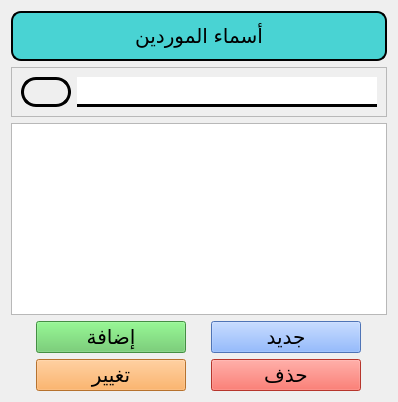
        <widget class="QWidget" name="tabWidget_5Page3">
         <attribute name="title">
          <string>أسماء الموردين</string>
         </attribute>
         <layout class="QVBoxLayout" name="verticalLayout_6">
          <item>
           <widget class="QLabel" name="label_6">
            <property name="minimumSize">
             <size>
              <width>0</width>
              <height>50</height>
             </size>
            </property>
            <property name="font">
             <font>
              <pointsize>15</pointsize>
              <bold>false</bold>
             </font>
            </property>
            <property name="styleSheet">
             <string notr="true">border:2px solid black;
background-color: rgb(73, 211, 211);
border-radius:10px</string>
            </property>
            <property name="frameShape">
             <enum>QFrame::Shape::WinPanel</enum>
            </property>
            <property name="frameShadow">
             <enum>QFrame::Shadow::Plain</enum>
            </property>
            <property name="lineWidth">
             <number>3</number>
            </property>
            <property name="text">
             <string>أسماء الموردين</string>
            </property>
            <property name="alignment">
             <set>Qt::AlignmentFlag::AlignCenter</set>
            </property>
           </widget>
          </item>
          <item>
           <widget class="QFrame" name="frame_18">
            <property name="frameShape">
             <enum>QFrame::Shape::StyledPanel</enum>
            </property>
            <property name="frameShadow">
             <enum>QFrame::Shadow::Raised</enum>
            </property>
            <layout class="QHBoxLayout" name="horizontalLayout_16">
             <item>
              <widget class="QLabel" name="fr_nb">
               <property name="minimumSize">
                <size>
                 <width>50</width>
                 <height>0</height>
                </size>
               </property>
               <property name="maximumSize">
                <size>
                 <width>16777215</width>
                 <height>50</height>
                </size>
               </property>
               <property name="font">
                <font>
                 <pointsize>15</pointsize>
                 <bold>false</bold>
                </font>
               </property>
               <property name="styleSheet">
                <string notr="true">border: 3px solid black; 
border-radius: 15px</string>
               </property>
               <property name="text">
                <string/>
               </property>
              </widget>
             </item>
             <item>
              <widget class="QLineEdit" name="fr_ent">
               <property name="minimumSize">
                <size>
                 <width>300</width>
                 <height>30</height>
                </size>
               </property>
               <property name="font">
                <font>
                 <pointsize>15</pointsize>
                 <bold>false</bold>
                </font>
               </property>
               <property name="layoutDirection">
                <enum>Qt::LayoutDirection::RightToLeft</enum>
               </property>
               <property name="styleSheet">
                <string notr="true">border: 3px solid black;
border-left: none;
border-right: none;
border-top: none 
</string>
               </property>
               <property name="alignment">
                <set>Qt::AlignmentFlag::AlignLeading|Qt::AlignmentFlag::AlignLeft|Qt::AlignmentFlag::AlignVCenter</set>
               </property>
              </widget>
             </item>
            </layout>
           </widget>
          </item>
          <item>
           <widget class="QListWidget" name="fr_list">
            <property name="minimumSize">
             <size>
              <width>0</width>
              <height>0</height>
             </size>
            </property>
            <property name="font">
             <font>
              <pointsize>15</pointsize>
              <bold>true</bold>
             </font>
            </property>
            <property name="layoutDirection">
             <enum>Qt::LayoutDirection::RightToLeft</enum>
            </property>
            <property name="alternatingRowColors">
             <bool>true</bool>
            </property>
           </widget>
          </item>
          <item>
           <widget class="QFrame" name="frame_11">
            <property name="frameShape">
             <enum>QFrame::Shape::NoFrame</enum>
            </property>
            <property name="frameShadow">
             <enum>QFrame::Shadow::Raised</enum>
            </property>
            <layout class="QHBoxLayout" name="horizontalLayout_8">
             <property name="spacing">
              <number>0</number>
             </property>
             <property name="leftMargin">
              <number>0</number>
             </property>
             <property name="topMargin">
              <number>0</number>
             </property>
             <property name="rightMargin">
              <number>0</number>
             </property>
             <property name="bottomMargin">
              <number>0</number>
             </property>
             <item>
              <widget class="QPushButton" name="fr_add_btn">
               <property name="minimumSize">
                <size>
                 <width>100</width>
                 <height>30</height>
                </size>
               </property>
               <property name="maximumSize">
                <size>
                 <width>150</width>
                 <height>16777215</height>
                </size>
               </property>
               <property name="font">
                <font>
                 <pointsize>15</pointsize>
                 <bold>false</bold>
                </font>
               </property>
               <property name="styleSheet">
                <string notr="true">background-color: rgb(95, 199, 94);</string>
               </property>
               <property name="text">
                <string>إضافة</string>
               </property>
              </widget>
             </item>
             <item>
              <widget class="QPushButton" name="fr_new_btn">
               <property name="minimumSize">
                <size>
                 <width>100</width>
                 <height>30</height>
                </size>
               </property>
               <property name="maximumSize">
                <size>
                 <width>150</width>
                 <height>16777215</height>
                </size>
               </property>
               <property name="font">
                <font>
                 <pointsize>15</pointsize>
                 <bold>false</bold>
                </font>
               </property>
               <property name="styleSheet">
                <string notr="true">background-color: rgb(111, 162, 255);</string>
               </property>
               <property name="text">
                <string>جديد</string>
               </property>
              </widget>
             </item>
            </layout>
           </widget>
          </item>
          <item>
           <widget class="QFrame" name="frame_16">
            <property name="frameShape">
             <enum>QFrame::Shape::NoFrame</enum>
            </property>
            <property name="frameShadow">
             <enum>QFrame::Shadow::Raised</enum>
            </property>
            <layout class="QHBoxLayout" name="horizontalLayout_14">
             <property name="spacing">
              <number>0</number>
             </property>
             <property name="leftMargin">
              <number>0</number>
             </property>
             <property name="topMargin">
              <number>0</number>
             </property>
             <property name="rightMargin">
              <number>0</number>
             </property>
             <property name="bottomMargin">
              <number>0</number>
             </property>
             <item>
              <widget class="QPushButton" name="fr_update_btn">
               <property name="minimumSize">
                <size>
                 <width>100</width>
                 <height>30</height>
                </size>
               </property>
               <property name="maximumSize">
                <size>
                 <width>150</width>
                 <height>16777215</height>
                </size>
               </property>
               <property name="font">
                <font>
                 <pointsize>15</pointsize>
                 <bold>false</bold>
                </font>
               </property>
               <property name="styleSheet">
                <string notr="true">background-color: rgb(255, 160, 65);</string>
               </property>
               <property name="text">
                <string>تغيير</string>
               </property>
              </widget>
             </item>
             <item>
              <widget class="QPushButton" name="fr_delete_btn">
               <property name="minimumSize">
                <size>
                 <width>100</width>
                 <height>30</height>
                </size>
               </property>
               <property name="maximumSize">
                <size>
                 <width>150</width>
                 <height>16777215</height>
                </size>
               </property>
               <property name="font">
                <font>
                 <pointsize>15</pointsize>
                 <bold>false</bold>
                </font>
               </property>
               <property name="styleSheet">
                <string notr="true">background-color: rgb(255, 74, 61);</string>
               </property>
               <property name="text">
                <string>حذف</string>
               </property>
              </widget>
             </item>
            </layout>
           </widget>
          </item>
         </layout>
        </widget>
